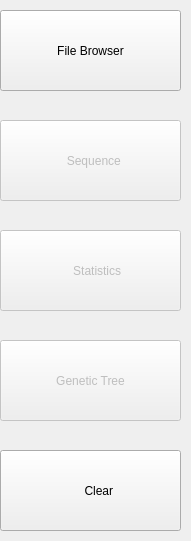
     <widget class="QFrame" name="GeneticDataSideButtons">
      <property name="geometry">
       <rect>
        <x>10</x>
        <y>0</y>
        <width>191</width>
        <height>541</height>
       </rect>
      </property>
      <property name="frameShape">
       <enum>QFrame::NoFrame</enum>
      </property>
      <property name="frameShadow">
       <enum>QFrame::Raised</enum>
      </property>
      <widget class="QPushButton" name="sequenceAlignmentButtonPage1">
       <property name="enabled">
        <bool>false</bool>
       </property>
       <property name="geometry">
        <rect>
         <x>0</x>
         <y>120</y>
         <width>181</width>
         <height>81</height>
        </rect>
       </property>
       <property name="text">
        <string>  Sequence</string>
       </property>
       <property name="icon">
        <iconset resource="../../img/resources.qrc">
         <normaloff>:/disabled/sequence.svg</normaloff>:/disabled/sequence.svg</iconset>
       </property>
       <property name="iconSize">
        <size>
         <width>60</width>
         <height>70</height>
        </size>
       </property>
       <property name="flat">
        <bool>false</bool>
       </property>
      </widget>
      <widget class="QPushButton" name="statisticsButtonPage1">
       <property name="enabled">
        <bool>false</bool>
       </property>
       <property name="geometry">
        <rect>
         <x>0</x>
         <y>230</y>
         <width>181</width>
         <height>81</height>
        </rect>
       </property>
       <property name="text">
        <string>    Statistics</string>
       </property>
       <property name="icon">
        <iconset resource="../../img/resources.qrc">
         <normaloff>:/disabled/statistics.svg</normaloff>:/disabled/statistics.svg</iconset>
       </property>
       <property name="iconSize">
        <size>
         <width>50</width>
         <height>50</height>
        </size>
       </property>
       <property name="flat">
        <bool>false</bool>
       </property>
      </widget>
      <widget class="QPushButton" name="fileBrowserButtonPage1">
       <property name="geometry">
        <rect>
         <x>0</x>
         <y>10</y>
         <width>181</width>
         <height>81</height>
        </rect>
       </property>
       <property name="font">
        <font>
         <kerning>true</kerning>
        </font>
       </property>
       <property name="text">
        <string>File Browser</string>
       </property>
       <property name="icon">
        <iconset resource="../../img/resources.qrc">
         <normaloff>:/other/Browse.svg</normaloff>:/other/Browse.svg</iconset>
       </property>
       <property name="iconSize">
        <size>
         <width>60</width>
         <height>90</height>
        </size>
       </property>
       <property name="checkable">
        <bool>false</bool>
       </property>
       <property name="flat">
        <bool>false</bool>
       </property>
      </widget>
      <widget class="QPushButton" name="clearButtonPage1">
       <property name="enabled">
        <bool>true</bool>
       </property>
       <property name="geometry">
        <rect>
         <x>0</x>
         <y>450</y>
         <width>181</width>
         <height>81</height>
        </rect>
       </property>
       <property name="font">
        <font>
         <kerning>true</kerning>
        </font>
       </property>
       <property name="text">
        <string>     Clear</string>
       </property>
       <property name="icon">
        <iconset resource="../../img/resources.qrc">
         <normaloff>:/other/erase.svg</normaloff>:/other/erase.svg</iconset>
       </property>
       <property name="iconSize">
        <size>
         <width>60</width>
         <height>90</height>
        </size>
       </property>
       <property name="checkable">
        <bool>false</bool>
       </property>
       <property name="flat">
        <bool>false</bool>
       </property>
      </widget>
      <widget class="QPushButton" name="geneticTreeButtonPage1">
       <property name="enabled">
        <bool>false</bool>
       </property>
       <property name="geometry">
        <rect>
         <x>0</x>
         <y>340</y>
         <width>181</width>
         <height>81</height>
        </rect>
       </property>
       <property name="text">
        <string>Genetic Tree</string>
       </property>
       <property name="icon">
        <iconset resource="../../img/resources.qrc">
         <normaloff>:/disabled/tree.svg</normaloff>:/disabled/tree.svg</iconset>
       </property>
       <property name="iconSize">
        <size>
         <width>100</width>
         <height>100</height>
        </size>
       </property>
       <property name="flat">
        <bool>false</bool>
       </property>
      </widget>
     </widget>
